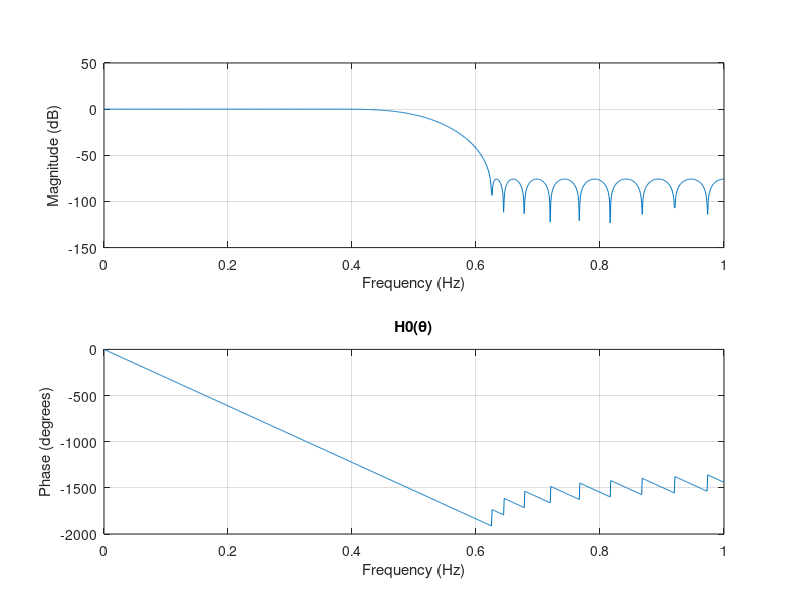
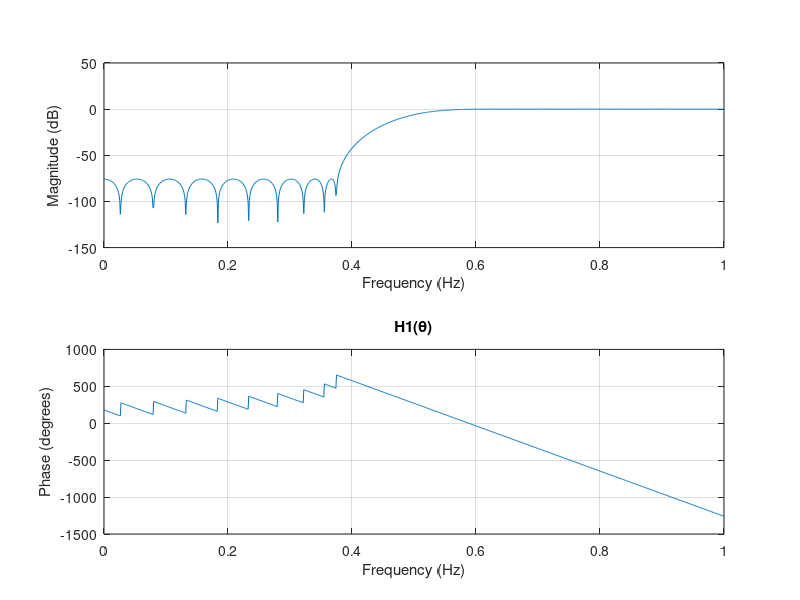
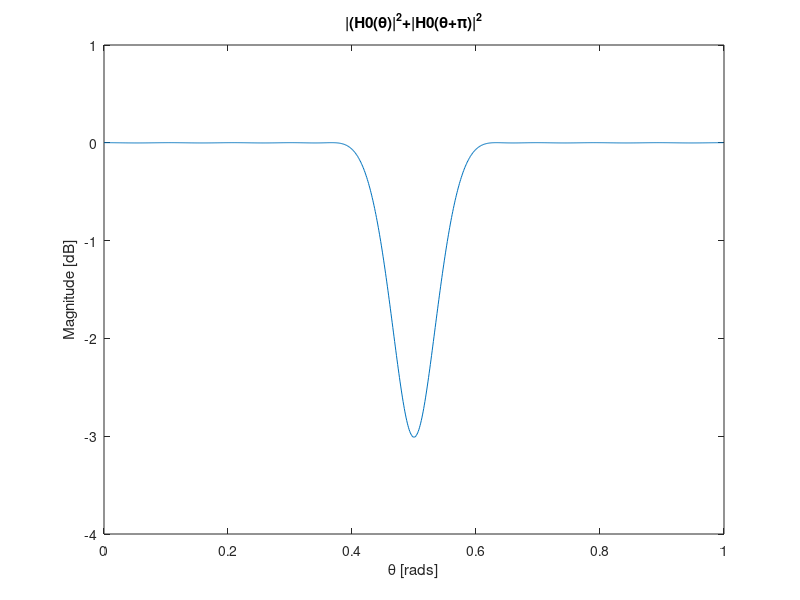

These charts were generated, in order, by the following MATLAB code: (Note: this script raises an error after producing the figures.)
clear all;
clc;
close all;
dbstop if error

%% Section 1.a

delta_sp = 10^(-72/20);
delta = 0.123;
fs = 2;
filterFunc = [0.5-delta 0.5+delta];
[n,fo,ao,w] = firpmord(filterFunc,[1 0],[delta_sp delta_sp], fs);
b0 = firpm(n,fo,ao,w);
figure(1)
[h0,w0] = freqz(b0,1,1024,fs);
freqz(b0,1,1024,fs)
title('H0(\theta)')
N= length(b0);

b1 = b0.*(-ones(1,N)).^(1:N);
figure(2)
freqz(b1,1,1024,fs);
[h1,w1] = freqz(b1,1,1024,fs);
title('H1(\theta)')


%% Section 1.b

figure(3)
plot(w0, 10*log10(abs(h0).^2+abs(h1).^2));
title('|(H0(\theta)|^2+|H0(\theta+\pi)|^2')
xlabel('\theta [rads]')
ylabel('Magnitude [dB]')

%% Section 1.c

n = 0:127;
x_n = exp(-n/10).*sin(2*n/3);
h0 = b0;
[h1, f0, f1] = createQMF(h0);
[y_n, v1, v2] = two_channel_FB(x_n, h0, h1, f0, f1);

figure(4)
subplot(2,1,1)
plot(x_n)
hold on;
subplot(2,1,1)
plot(y_n)
title('x[n] and y[n], delay = 32')
legend({'x[n]','y[n]'});
ylabel('Amp');


%% Section 1.d

d_n = y_n(33:end) - x_n(1:end-32);
subplot(2,1,2)
plot(d_n)
hold on;

title('d[n] - Diff of x and y, considering delay = 32')
ylabel('Amp');


figure(5)

subplot(3,1,1)
plot(v1)
hold on;
plot(v2)
title('Analysis signals - v1[n] and v2[n]')
legend({'v1[n]','v2[n]'});

subplot(3,1,2)
plot(x_n)
hold on;
subplot(3,1,2)
plot(y_n)
title('x[n] and y[n], delay = 32')
legend({'x[n]','y[n]'});
ylabel('Amp');

d_n = y_n(33:end) - x_n(1:end-32);
subplot(3,1,3)
plot(d_n)
SNR = db((norm(x_n)/norm(d_n)).^2);
title('d[n] - Diff of x and y, considering delay = 32, SNR = 29.86')
ylabel('Amp');




